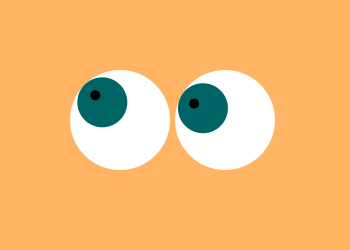
Frame 1 (no input)
Frame 60 (the mouse pressed at the canvas centre just before this capture): identical to frame 1, image omitted
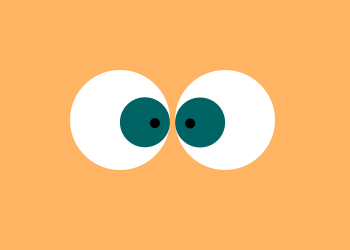
Frame 120 (the mouse held since frame 60 and released just before this capture)

The Processing sketch that drew these frames (run headless with seeded random() and noise(); from frame 60 on, the mouse is pressed at the canvas centre):

// Processing sketch: processing_95400
// ── processing_95400.pde

int eye1x;
int eye1y;
float angle1;

int eye2x;
int eye2y;
float angle2;

float angle1plus;
float angle2plus;

int redEye = 0;

void setup() {
  size(350, 250);
  noStroke();
  eye1x = 120;
  eye1y = 120;
  angle1 = 0.0;
  
  eye2x = 225;
  eye2y = 120;
  angle2 = 0.0;
  smooth();
}

void draw() {
  background(260,180,100);
  ellipseMode(CENTER);
  fill(255,255-redEye,255-redEye);
  ellipse(eye1x,eye1y,100,100);
  ellipse(eye2x,eye2y,100,100);
  
  angle1 = atan2(mouseY-eye1y, mouseX-eye1x)+angle1plus;
  float newEye1x = eye1x + (cos(angle1)*25);
  float newEye1y = eye1y + (sin(angle1)*25);
  fill(0,100,100);
  ellipse(newEye1x,newEye1y,50,50);
  
  float newEye1xSmall = newEye1x + (cos(angle1)*10);
  float newEye1ySmall = newEye1y + (sin(angle1)*10);
  fill(0);
  ellipse(newEye1xSmall,newEye1ySmall,10,10);
  
  angle2 = atan2(mouseY-eye2y, mouseX-eye2x)+angle2plus;
  float newEye2x = eye2x + (cos(angle2)*25);
  float newEye2y = eye2y + (sin(angle2)*25);
  fill(0,100,100);
  ellipse(newEye2x,newEye2y,50,50);
  
  float newEye2xSmall = newEye2x + (cos(angle2)*10);
  float newEye2ySmall = newEye2y + (sin(angle2)*10);
  fill(0);
  ellipse(newEye2xSmall,newEye2ySmall,10,10);
  
  if (mousePressed == true) {
    if (mouseButton == RIGHT) {
      angle1plus += 0.2;
      angle2plus -= 0.2;
      redEye = constrain(redEye - 1,0,255);
    } else if (mouseButton == LEFT) {
      angle1plus -= 0.2;
      angle2plus += 0.2;
      redEye = constrain(redEye + 1,0,255);
    }
  }
}
